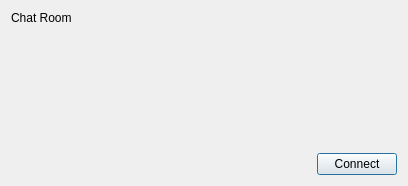
<?xml version="1.0" encoding="UTF-8"?>
<ui version="4.0">
 <class>Dialog</class>
 <widget class="QDialog" name="Dialog">
  <property name="geometry">
   <rect>
    <x>0</x>
    <y>0</y>
    <width>408</width>
    <height>186</height>
   </rect>
  </property>
  <property name="windowTitle">
   <string>Dialog</string>
  </property>
  <layout class="QVBoxLayout" name="verticalLayout">
   <item>
    <widget class="QLabel" name="lblChatRoom">
     <property name="text">
      <string>Chat Room</string>
     </property>
    </widget>
   </item>
   <item>
    <spacer name="verticalSpacer">
     <property name="orientation">
      <enum>Qt::Vertical</enum>
     </property>
     <property name="sizeHint" stdset="0">
      <size>
       <width>20</width>
       <height>40</height>
      </size>
     </property>
    </spacer>
   </item>
   <item>
    <layout class="QHBoxLayout" name="horizontalLayout">
     <item>
      <spacer name="horizontalSpacer">
       <property name="orientation">
        <enum>Qt::Horizontal</enum>
       </property>
       <property name="sizeHint" stdset="0">
        <size>
         <width>40</width>
         <height>20</height>
        </size>
       </property>
      </spacer>
     </item>
     <item>
      <widget class="QPushButton" name="btnConnect">
       <property name="text">
        <string>Connect</string>
       </property>
       <property name="default">
        <bool>true</bool>
       </property>
       <property name="flat">
        <bool>false</bool>
       </property>
      </widget>
     </item>
    </layout>
   </item>
  </layout>
 </widget>
 <resources/>
 <connections>
  <connection>
   <sender>btnConnect</sender>
   <signal>clicked()</signal>
   <receiver>Dialog</receiver>
   <slot>show()</slot>
   <hints>
    <hint type="sourcelabel">
     <x>351</x>
     <y>161</y>
    </hint>
    <hint type="destinationlabel">
     <x>199</x>
     <y>149</y>
    </hint>
   </hints>
  </connection>
 </connections>
</ui>
